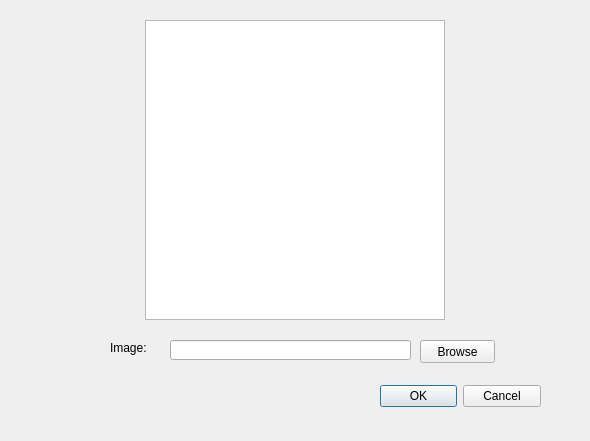
<?xml version="1.0" encoding="UTF-8"?>
<ui version="4.0">
 <class>ExportFrameDialog</class>
 <widget class="QDialog" name="ExportFrameDialog">
  <property name="geometry">
   <rect>
    <x>0</x>
    <y>0</y>
    <width>590</width>
    <height>441</height>
   </rect>
  </property>
  <property name="windowTitle">
   <string>Dialog</string>
  </property>
  <widget class="QDialogButtonBox" name="buttonBox">
   <property name="geometry">
    <rect>
     <x>380</x>
     <y>380</y>
     <width>161</width>
     <height>32</height>
    </rect>
   </property>
   <property name="orientation">
    <enum>Qt::Horizontal</enum>
   </property>
   <property name="standardButtons">
    <set>QDialogButtonBox::Cancel|QDialogButtonBox::Ok</set>
   </property>
  </widget>
  <widget class="QGraphicsView" name="imagePreview">
   <property name="geometry">
    <rect>
     <x>145</x>
     <y>20</y>
     <width>300</width>
     <height>300</height>
    </rect>
   </property>
   <property name="verticalScrollBarPolicy">
    <enum>Qt::ScrollBarAlwaysOff</enum>
   </property>
   <property name="horizontalScrollBarPolicy">
    <enum>Qt::ScrollBarAlwaysOff</enum>
   </property>
  </widget>
  <widget class="QLineEdit" name="imgPath">
   <property name="geometry">
    <rect>
     <x>170</x>
     <y>340</y>
     <width>241</width>
     <height>20</height>
    </rect>
   </property>
   <property name="readOnly">
    <bool>true</bool>
   </property>
  </widget>
  <widget class="QPushButton" name="pathBrowse">
   <property name="geometry">
    <rect>
     <x>420</x>
     <y>340</y>
     <width>75</width>
     <height>23</height>
    </rect>
   </property>
   <property name="text">
    <string>Browse</string>
   </property>
  </widget>
  <widget class="QLabel" name="imgLabel">
   <property name="geometry">
    <rect>
     <x>110</x>
     <y>340</y>
     <width>41</width>
     <height>16</height>
    </rect>
   </property>
   <property name="text">
    <string>Image:</string>
   </property>
  </widget>
 </widget>
 <resources/>
 <connections>
  <connection>
   <sender>buttonBox</sender>
   <signal>accepted()</signal>
   <receiver>ExportFrameDialog</receiver>
   <slot>accept()</slot>
   <hints>
    <hint type="sourcelabel">
     <x>248</x>
     <y>254</y>
    </hint>
    <hint type="destinationlabel">
     <x>157</x>
     <y>274</y>
    </hint>
   </hints>
  </connection>
  <connection>
   <sender>buttonBox</sender>
   <signal>rejected()</signal>
   <receiver>ExportFrameDialog</receiver>
   <slot>reject()</slot>
   <hints>
    <hint type="sourcelabel">
     <x>316</x>
     <y>260</y>
    </hint>
    <hint type="destinationlabel">
     <x>286</x>
     <y>274</y>
    </hint>
   </hints>
  </connection>
 </connections>
</ui>
